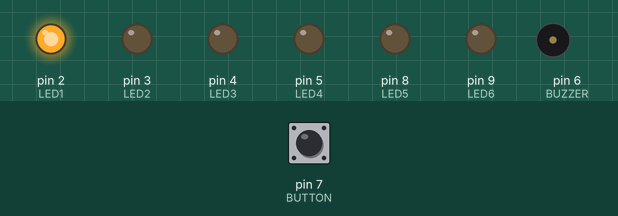
This sketch was run on a simulated Arduino Uno, built with avr-gcc and run on an emulated ATmega328P. Parts: output pins drawn as LEDs (lit = HIGH), buzzer (waves = sounding). Dashed ring = blinking. Inputs (shaded band) come from the test bench; at power-on: pin 7 (BUTTON) HIGH. Random numbers use the default seed unless the sketch sets one.

Above: at 0.12 s.
1.3 s: pin 7 (BUTTON) pulled LOW for 0.2 s
At 1.75 s:
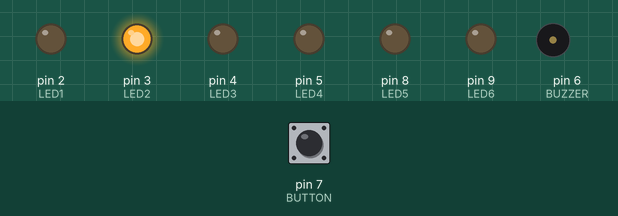
4.3 s: pin 7 (BUTTON) pulled LOW for 1 s
At 5.42 s:
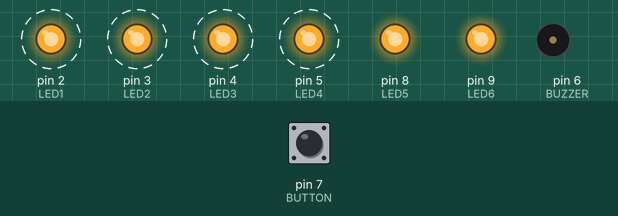
7.3 s: pin 7 (BUTTON) pulled LOW for 0.2 s
At 7.62 s:
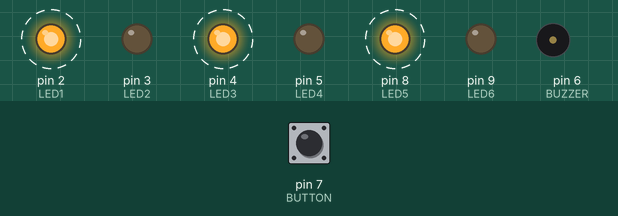
10.3 s: pin 7 (BUTTON) pulled LOW for 3.2 s
15.1 s: pin 7 (BUTTON) pulled LOW for 0.2 s
Timing chart, 0 to 71.6 s (numbered marks = the images above; inputs shaded):
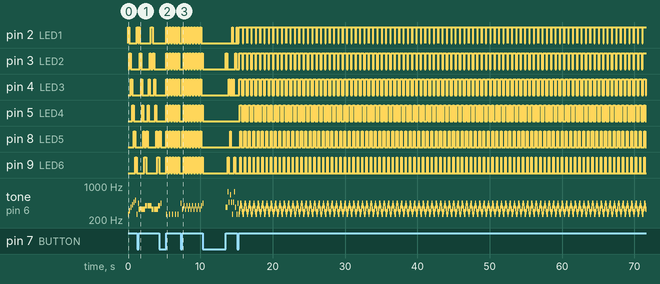

Measured:
- by itself, pin 2 (LED1): repeats every 0.60 s: HIGH 0.55 s, LOW 0.05 s
- by itself, pin 3 (LED2): alternates HIGH for 0.45 s and LOW for 0.15 s
- by itself, pin 4 (LED3): alternates HIGH for 0.35 s and LOW for 0.25 s
- by itself, pin 5 (LED4): alternates HIGH for 0.25 s and LOW for 0.35 s
- by itself, pin 8 (LED5): alternates HIGH for 0.15 s and LOW for 0.45 s
- by itself, pin 9 (LED6): alternates HIGH for 0.05 s and LOW for 0.55 s
- by itself, tone on pin 6 (BUZZER): plays 440 Hz for 0.05 s, 262 Hz for 0.02 s, 294 Hz for 0.02 s, 330 Hz for 0.02 s, 349 Hz for 0.02 s, 392 Hz for 0.02 s … (1127 notes in this stretch)

The sketch:

sketch_mar22111.ino
```cpp
// 定義接腳
const int LED1 = 2;     // 第一個 LED
const int LED2 = 3;     // 第二個 LED
const int LED3 = 4;     // 第三個 LED
const int LED4 = 5;     // 第四個 LED
const int LED5 = 8;     // 第五個 LED（新增）
const int LED6 = 9;     // 第六個 LED（新增）
const int BUZZER = 6;   // 蜂鳴器
const int BUTTON = 7;   // 按鈕

// 模式計數器
int currentMode = 0;
bool lastButtonState = HIGH;

// 函數宣告
void allLEDsOff();
void allLEDsOn();
void mode1_sequence();
void mode2_scanning();
void mode3_blinking();
void mode4_alternate();
void mode5_random();
void mode6_fastBackForth();

// 關閉所有 LED
void allLEDsOff() {
  digitalWrite(LED1, LOW);
  digitalWrite(LED2, LOW);
  digitalWrite(LED3, LOW);
  digitalWrite(LED4, LOW);
  digitalWrite(LED5, LOW);  // 新增
  digitalWrite(LED6, LOW);  // 新增
}

// 打開所有 LED
void allLEDsOn() {
  digitalWrite(LED1, HIGH);
  digitalWrite(LED2, HIGH);
  digitalWrite(LED3, HIGH);
  digitalWrite(LED4, HIGH);
  digitalWrite(LED5, HIGH);  // 新增
  digitalWrite(LED6, HIGH);  // 新增
}

// 模式1：依序點亮
void mode1_sequence() {
  for(int i = LED1; i <= LED4; i++) {
    if(digitalRead(BUTTON) == LOW) return;
    digitalWrite(i, HIGH);
    tone(BUZZER, 262 + (i-LED1)*50, 50);
    delay(200);
    digitalWrite(i, LOW);
  }
  // 新增 LED5, LED6
  if(digitalRead(BUTTON) == LOW) return;
  digitalWrite(LED5, HIGH);
  tone(BUZZER, 262 + 4*50, 50);
  delay(200);
  digitalWrite(LED5, LOW);

  if(digitalRead(BUTTON) == LOW) return;
  digitalWrite(LED6, HIGH);
  tone(BUZZER, 262 + 5*50, 50);
  delay(200);
  digitalWrite(LED6, LOW);
}

// 模式2：來回掃描
void mode2_scanning() {
  // 往右
  for(int pin = LED1; pin <= LED4; pin++) {
    if(digitalRead(BUTTON) == LOW) return;
    digitalWrite(pin, HIGH);
    tone(BUZZER, 330, 50);
    delay(150);
    digitalWrite(pin, LOW);
  }
  // 新增 LED5, LED6
  digitalWrite(LED5, HIGH);
  tone(BUZZER, 330, 50);
  delay(150);
  digitalWrite(LED5, LOW);

  digitalWrite(LED6, HIGH);
  tone(BUZZER, 330, 50);
  delay(150);
  digitalWrite(LED6, LOW);

  // 往左
  digitalWrite(LED6, HIGH);
  tone(BUZZER, 392, 50);
  delay(150);
  digitalWrite(LED6, LOW);

  digitalWrite(LED5, HIGH);
  tone(BUZZER, 392, 50);
  delay(150);
  digitalWrite(LED5, LOW);

  for(int pin = LED4; pin >= LED1; pin--) {
    if(digitalRead(BUTTON) == LOW) return;
    digitalWrite(pin, HIGH);
    tone(BUZZER, 392, 50);
    delay(150);
    digitalWrite(pin, LOW);
  }
}

// 模式3：全部閃爍
void mode3_blinking() {
  if(digitalRead(BUTTON) == LOW) return;
  allLEDsOn();
  tone(BUZZER, 262, 50);
  delay(200);
  allLEDsOff();
  delay(200);
}

// 模式4：交替閃爍
void mode4_alternate() {
  if(digitalRead(BUTTON) == LOW) return;

  // 奇數LED亮
  digitalWrite(LED1, HIGH);
  digitalWrite(LED3, HIGH);
  digitalWrite(LED5, HIGH);
  digitalWrite(LED2, LOW);
  digitalWrite(LED4, LOW);
  digitalWrite(LED6, LOW);
  tone(BUZZER, 330, 50);
  delay(200);

  // 偶數LED亮
  digitalWrite(LED1, LOW);
  digitalWrite(LED3, LOW);
  digitalWrite(LED5, LOW);
  digitalWrite(LED2, HIGH);
  digitalWrite(LED4, HIGH);
  digitalWrite(LED6, HIGH);
  tone(BUZZER, 392, 50);
  delay(200);
}

// 模式5：隨機閃爍
void mode5_random() {
  if(digitalRead(BUTTON) == LOW) return;

  // 隨機選擇 LED1 到 LED6
  int leds[] = {LED1, LED2, LED3, LED4, LED5, LED6};
  int randomIndex = random(6);
  int randomLed = leds[randomIndex];

  digitalWrite(randomLed, HIGH);
  tone(BUZZER, 262 + randomIndex*100, 50);
  delay(100);
  digitalWrite(randomLed, LOW);
  delay(50);
}

// 模式6：快速來回
void mode6_fastBackForth() {
  if(digitalRead(BUTTON) == LOW) return;

  // 快速正序點亮
  digitalWrite(LED1, HIGH);
  tone(BUZZER, 262, 20);
  delay(50);
  digitalWrite(LED2, HIGH);
  tone(BUZZER, 294, 20);
  delay(50);
  digitalWrite(LED3, HIGH);
  tone(BUZZER, 330, 20);
  delay(50);
  digitalWrite(LED4, HIGH);
  tone(BUZZER, 349, 20);
  delay(50);
  digitalWrite(LED5, HIGH);
  tone(BUZZER, 392, 20);
  delay(50);
  digitalWrite(LED6, HIGH);
  tone(BUZZER, 440, 20);
  delay(50);

  // 快速倒序關閉
  digitalWrite(LED6, LOW);
  tone(BUZZER, 440, 20);
  delay(50);
  digitalWrite(LED5, LOW);
  tone(BUZZER, 392, 20);
  delay(50);
  digitalWrite(LED4, LOW);
  tone(BUZZER, 349, 20);
  delay(50);
  digitalWrite(LED3, LOW);
  tone(BUZZER, 330, 20);
  delay(50);
  digitalWrite(LED2, LOW);
  tone(BUZZER, 294, 20);
  delay(50);
  digitalWrite(LED1, LOW);
  tone(BUZZER, 262, 20);
  delay(50);
}

void setup() {
  pinMode(LED1, OUTPUT);
  pinMode(LED2, OUTPUT);
  pinMode(LED3, OUTPUT);
  pinMode(LED4, OUTPUT);
  pinMode(LED5, OUTPUT);  // 新增
  pinMode(LED6, OUTPUT);  // 新增
  pinMode(BUZZER, OUTPUT);
  pinMode(BUTTON, INPUT_PULLUP);
}

void loop() {
  bool buttonState = digitalRead(BUTTON);

  if (buttonState == LOW && lastButtonState == HIGH) {
    currentMode = (currentMode + 1) % 7;  // 7個模式
    tone(BUZZER, 440, 50);
    allLEDsOff();
  }

  lastButtonState = buttonState;

  switch(currentMode) {
    case 0: mode1_sequence(); break;    // 依序點亮
    case 1: mode2_scanning(); break;    // 來回掃描
    case 2: mode3_blinking(); break;    // 全部閃爍
    case 3: mode4_alternate(); break;   // 交替閃爍
    case 4: mode5_random(); break;      // 隨機閃爍
    case 5: mode6_fastBackForth(); break; // 快速來回
    case 6: allLEDsOff(); break;        // 全部關閉
  }
}
```
